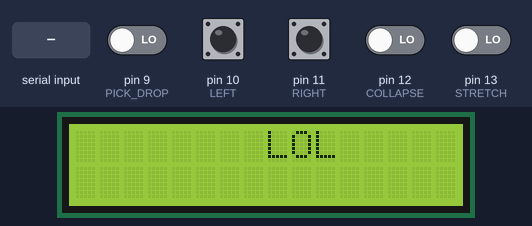
Bench run of a sketch on a simulated Arduino Nano, built with avr-gcc and run on an emulated ATmega328P. Parts: 16×2 character LCD. Inputs (shaded band) come from the test bench; at power-on: pin 9 (PICK_DROP), pin 10 (LEFT), pin 11 (RIGHT), pin 12 (COLLAPSE), pin 13 (STRETCH) LOW.

Above: at 1.2 s.
1.3 s: "1" received over Serial
At 3.4 s:
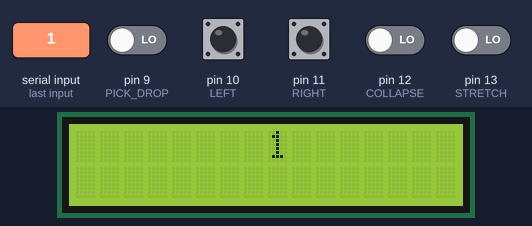
3.8 s: "0" received over Serial
At 5.3 s:
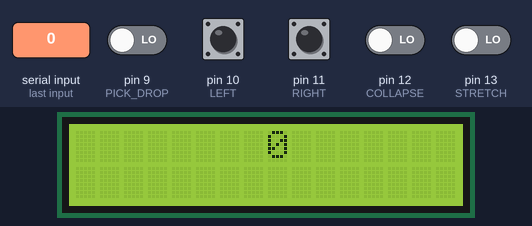
Timing chart, 0 to 6.8 s (numbered marks = the images above; inputs shaded):
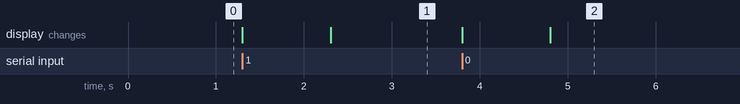

Measured:
- after the input at 1.3 s, the display: first changes at once (image 1 shows a later state)
- after the input at 3.8 s, the display: first changes at once (image 2 shows a later state)

The sketch:

conmutacion2.ino
```cpp
#include <LiquidCrystal.h>

int STRETCH = 13;
int COLLAPSE = 12;
int RIGHT = 11;
int LEFT = 10;
int PICK_DROP = 9;
int EXIT = 21;

int D4 = A4;
int D5 = A5;
int D6 = A6;
int D7 = A7;
int E = A0;
int RS = A1;

bool stretch_pressed = false;
bool collapse_pressed = false;
bool right_pressed = false;
bool left_pressed = false;
bool exit_pressed = false;
bool pick_drop_pressed = false;

float timer = millis();
String output = "";
int coords_x = 0;
int coords_y = 0;

LiquidCrystal lcd(RS, E, D4, D5, D6, D7);

void setup() {
  lcd.begin(16, 2);
  lcd.setCursor(8,0);
  lcd.println("LOL");
  Serial.begin(9600);
  pinMode(STRETCH, INPUT);
  pinMode(LEFT, INPUT);
  pinMode(RIGHT, INPUT);
  pinMode(COLLAPSE, INPUT);
  pinMode(EXIT, INPUT);
  pinMode(PICK_DROP, INPUT);
}

void loop() {
  if(millis() - timer > 50 and output.length() != 0){
    Serial.println(output);
    output = "";
    timer = millis();
  }
  if(digitalRead(STRETCH) and ! stretch_pressed){
    output = "STRETCH";
    stretch_pressed = true;
  }
  if(digitalRead(LEFT) and ! left_pressed){
    output = "LEFT";
    left_pressed = true;
  }
  if(digitalRead(RIGHT) and ! right_pressed){
    output = "RIGHT";
    right_pressed = true;
  }
  if(digitalRead(COLLAPSE) and ! collapse_pressed){
    output = "COLLAPSE";
    collapse_pressed = true;
  }
  if(digitalRead(EXIT) and ! exit_pressed){
    output = "EXIT";
    exit_pressed = true;
  }
  if(digitalRead(PICK_DROP) and ! pick_drop_pressed){
    output = "PICK";
    pick_drop_pressed = true;
  }
  if(! digitalRead(STRETCH)) stretch_pressed = false;
  if(! digitalRead(LEFT)) left_pressed = false;
  if(! digitalRead(RIGHT)) right_pressed = false;
  if(! digitalRead(COLLAPSE)) collapse_pressed = false;
  if(! digitalRead(EXIT)) exit_pressed = false;
  if(! digitalRead(PICK_DROP)) pick_drop_pressed = false;
}

void serialEvent(){
  while(Serial.available()){
    lcd.clear();
    lcd.setCursor(8, 0);
    String adrian_es_gei = Serial.readString();
    lcd.print(adrian_es_gei);
  }
}
```
